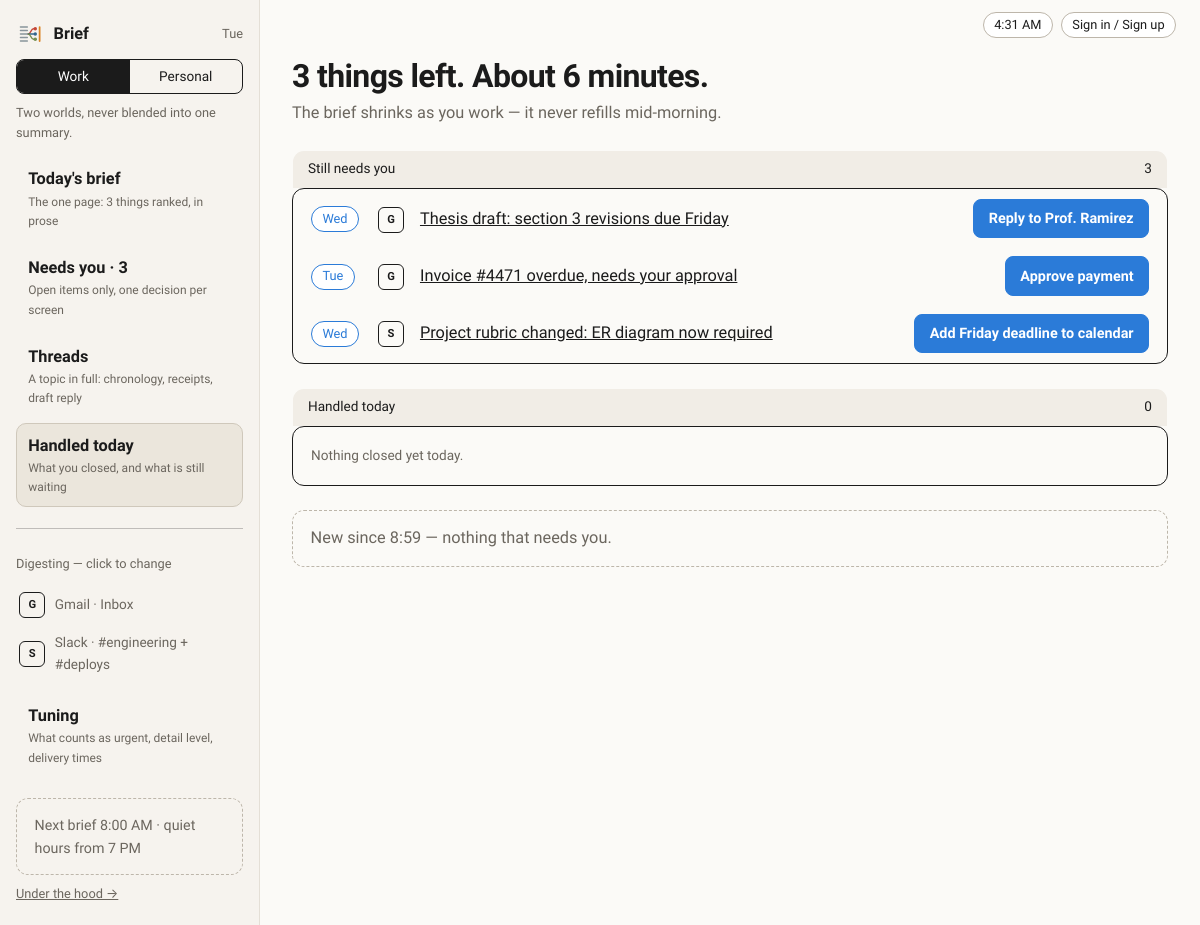
The app's page /work/handled/ (signed in) with its own data.
### unopsis/models.py (models this page shows, shortened)
class Connection(models.Model):
    class Status(models.TextChoices):
        CONNECTED = "connected", "Connected"
        ERROR = "error", "Error"
        REVOKED = "revoked", "Revoked"
    space = models.ForeignKey(Space, on_delete=models.CASCADE, related_name="connections")
    provider = models.CharField(max_length=32, choices=Provider.choices)
    external_account = models.CharField(
        max_length=254,
        help_text="Identifier at the provider, e.g. an address, workspace, or handle.",
    )
    display_name = models.CharField(max_length=120, blank=True)
    status = models.CharField(max_length=16, choices=Status.choices, default=Status.CONNECTED)
    read_only = models.BooleanField(default=True)
    token_ref = models.CharField(
        max_length=200, blank=True,
        help_text=(
            "Opaque pointer to credentials held in a secrets store. No token "
            "material is ever written to this table."
        ),
    )
    included_scopes = models.JSONField(
        default=list, blank=True,
        help_text=(
            'Which channels/labels/chats count, e.g. '
            '[{"id":"C08KJ21X","name":"#engineering","type":"channel"}]. '
            "Excluded scopes are simply absent."
        ),
    )
    last_synced_at = models.DateTimeField(null=True, blank=True)
    last_error = models.TextField(blank=True)
    class Meta:
        ordering = ["space", "provider", "external_account"]
        constraints = [
            models.UniqueConstraint(
                fields=["space", "provider", "external_account"],
                name="uniq_connection_per_space_provider_account",
            )
        ]

class Space(models.Model):
    class Kind(models.TextChoices):
        WORK = "work", "Work"
        PERSONAL = "personal", "Personal"
    user = models.ForeignKey(
        settings.AUTH_USER_MODEL, on_delete=models.CASCADE, related_name="spaces"
    )
    kind = models.CharField(max_length=16, choices=Kind.choices)
    detail_level = models.IntegerField(
        default=3, help_text="1 = a single line per item, 5 = a full recap."
    )
    quiet_start = models.TimeField(null=True, blank=True)
    quiet_end = models.TimeField(null=True, blank=True)
    deliver_in_app = models.BooleanField(default=True)
    deliver_email = models.BooleanField(default=True)
    deliver_chat_dm = models.BooleanField(default=False)
    digest_times = models.JSONField(
        default=list, blank=True,
        help_text='When to build, e.g. ["08:00", "16:30"]. Weekday-only by convention.',
    )
    rules = models.JSONField(
        default=list, blank=True,
        help_text=(
            'Always/never surface instructions, e.g. '
            '[{"mode":"always","target":"person","value":"Prof. Ramirez"}].'
        ),
    )
    created_at = models.DateTimeField(auto_now_add=True)
    class Meta:
        ordering = ["user", "kind"]
        constraints = [
            models.UniqueConstraint(fields=["user", "kind"], name="uniq_space_per_user_kind")
        ]

class BriefItem(models.Model):
    class Lane(models.TextChoices):
        NEEDS_YOU = "needs_you", "Needs you"
        MOVING = "moving", "Moving without you"
        FYI = "fyi", "FYI"
    class State(models.TextChoices):
        OPEN = "open", "Open"
        HANDLED = "handled", "Handled"
        SNOOZED = "snoozed", "Snoozed"
        DISMISSED = "dismissed", "Dismissed"
    brief = models.ForeignKey(Brief, on_delete=models.CASCADE, related_name="items")
    title = models.CharField(max_length=200, help_text="The subject this item is about.")
    messages = models.ManyToManyField(
        Message, related_name="brief_items", blank=True,
        help_text="The receipts: every message this item's summary rests on.",
    )
    primary_message = models.ForeignKey(
        Message,
        on_delete=models.SET_NULL,
        null=True, blank=True, related_name="lead_for_items",
    )
    lane = models.CharField(max_length=16, choices=Lane.choices)
    rank = models.PositiveIntegerField()
    summary = models.TextField()
    why = models.TextField(blank=True, help_text="Why this surfaced -- shown on demand.")
    deadline_at = models.DateTimeField(null=True, blank=True)
    state = models.CharField(max_length=16, choices=State.choices, default=State.OPEN)
    handled_at = models.DateTimeField(null=True, blank=True)
    snoozed_until = models.DateTimeField(null=True, blank=True)
    actions = models.JSONField(
        default=list, blank=True,
        help_text=(
            'Offered actions, e.g. '
            '[{"kind":"reply","label":"Reply to Prof. Ramirez","primary":true}].'
        ),
    )
    draft_body = models.TextField(blank=True, help_text="A reply composed but not yet sent.")
    draft_sent_at = models.DateTimeField(null=True, blank=True)
    open_count = models.PositiveIntegerField(default=0)
    feedback = models.SmallIntegerField(
        default=0, help_text="-1 thumbs down, 0 none, +1 thumbs up."
    )
    class Meta:
        ordering = ["lane", "rank"]
        constraints = [
            models.UniqueConstraint(fields=["brief", "lane", "rank"], name="uniq_slot_per_brief"),
            models.UniqueConstraint(fields=["brief", "title"], name="uniq_title_per_brief"),
        ]

class Message(models.Model):
    connection = models.ForeignKey(Connection, on_delete=models.CASCADE, related_name="messages")
    author = models.ForeignKey(
        Person,
        on_delete=models.PROTECT,
        related_name="messages",
    )
    external_id = models.CharField(max_length=200, help_text="The provider's own message id.")
    scope_name = models.CharField(
        max_length=200, blank=True,
        help_text="Channel/label the message arrived in, denormalized from the provider.",
    )
    sent_at = models.DateTimeField()
    body = models.TextField()
    permalink = models.URLField(blank=True)
    is_noise = models.BooleanField(default=False)
    raw = models.JSONField(default=dict, blank=True)
    class Meta:
        ordering = ["-sent_at"]
        constraints = [
            models.UniqueConstraint(
                fields=["connection", "external_id"], name="uniq_message_per_connection"
            )
        ]
        indexes = [
            models.Index(fields=["connection", "sent_at"], name="idx_message_conn_sent"),
        ]

class Brief(models.Model):
    class Trigger(models.TextChoices):
        SCHEDULED = "scheduled", "Scheduled"
        ON_DEMAND = "on_demand", "On demand"
    class Status(models.TextChoices):
        BUILDING = "building", "Building"
        READY = "ready", "Ready"
        FAILED = "failed", "Failed"
    space = models.ForeignKey(Space, on_delete=models.CASCADE, related_name="briefs")
    window_start = models.DateTimeField()
    window_end = models.DateTimeField()
    trigger = models.CharField(max_length=16, choices=Trigger.choices)
    status = models.CharField(max_length=16, choices=Status.choices, default=Status.BUILDING)
    headline = models.CharField(
        max_length=200, blank=True,
        help_text='The one line at the top, e.g. "Three things need you before noon."',
    )
    message_count = models.PositiveIntegerField(default=0)
    topic_count = models.PositiveIntegerField(default=0)
    read_seconds = models.PositiveIntegerField(default=0, help_text="Estimated time to read.")
    steps = models.JSONField(
        default=list, blank=True,
        help_text=(
            'Generation progress for the waiting screen, e.g. '
            '[{"label":"Reading 212 messages","status":"done","ms":3100}].'
        ),
    )
    model_version = models.CharField(max_length=80, blank=True)
    generated_at = models.DateTimeField(null=True, blank=True)
    class Meta:
        ordering = ["-window_end"]
        constraints = [
            models.UniqueConstraint(
                fields=["space", "window_start", "window_end"],
                condition=Q(trigger="scheduled"),
                name="uniq_scheduled_brief_per_window",
            )
        ]

### unopsis/app_views.py (the view)
# urls.py: path("work/handled/", app_views.handled, name="app-work-handled"),
@login_required
def handled(request):
    space, brief, now = _world(WORK, request.user)
    still = list(ui.lane_items(brief, NEEDS_YOU))
    for item in still:
        item.primary = ui.primary_action(item)
    start_of_day = timezone.localtime(now).replace(hour=0, minute=0, second=0, microsecond=0)
    done_today = (
        brief.items.filter(state=HANDLED, handled_at__gte=start_of_day)
        .select_related("primary_message__connection").order_by("-handled_at")
        if brief else BriefItem.objects.none()
    )
    done = request.GET.get("done", "")
    just_done = (
        BriefItem.objects.filter(pk=int(done), state=HANDLED, brief__space__kind=WORK,
                                 brief__space__user=request.user).first()
        if done.isascii() and done.isdigit() else None   # "²".isdigit() is True; int("²") fails
    )
    since = (brief.generated_at or brief.window_end) if brief else None
    new_since = (
        Message.objects.filter(connection__space=space, sent_at__gt=since).count() if since else 0
    )
    return _render_world(
        request, "unopsis/app/handled.html", WORK, "handled", space, brief, now,
        still=still, minutes=len(still) * MINUTES_PER_DECISION, done_today=done_today,
        just_done=just_done, since=since, new_since=new_since,
    )

### templates/unopsis/app/handled.html (shortened to what this page needs)
{% extends "unopsis/app/shell.html" %}
{% load app_ui %}
{% block rail %}{% include "unopsis/app/_rail_world.html" %}{% endblock %}
{% block rail_foot %}{% include "unopsis/app/_rail_world_foot.html" %}{% endblock %}
{% block topbar %}<span class="chip">{{ today|time:"g:i A" }}</span>{% endblock %}
{% block app_content %}
{% if not brief %}
  <h1 class="page-title">Nothing to wrap up.</h1>
  <p class="page-sub">There is no work brief yet. Load the demo data with <code>python manage.py seed_demo</code>.</p>
{% else %}
  <h1 class="page-title">{% if still %}{{ still|length }} thing{{ still|length|pluralize }} left. About {{ minutes }} minutes.{% else %}Nothing left.{% endif %}</h1>
  <p class="page-sub">The brief shrinks as you work — it never refills mid-morning.</p>
  <table class="table-app my-4">
    <caption>Still needs you <span class="float-end">{{ still|length }}</span></caption>
    <tbody>
      {% for item in still %}
        <tr>
          <td class="px-3 py-2" style="width: 4rem"><span class="chip chip--on">{% if item.deadline_at %}{{ item.deadline_at|date:"D" }}{% else %}now{% endif %}</span></td>
          <td class="py-2" style="width: 2.5rem"><span class="tile">{% if item.primary_message %}{{ item.primary_message.connection|provider_letter }}{% else %}·{% endif %}</span></td>
          <td class="py-2"><a href="{% url 'app-work-focus' item.pk %}">{{ item.title }}</a></td>
          <td class="px-3 py-2 text-end">
            <form method="post" action="{% url 'app-item-action' item.pk %}">{% csrf_token %}
              <button class="btn-app btn-app--primary" type="submit" title="Marks this handled in Unopsis — nothing is sent anywhere">{{ item.primary.label|default:"Mark handled" }}</button>
            </form>
          </td>
        </tr>
      {% empty %}
        <tr><td class="px-3 py-3 meta">Nothing is waiting on you.</td></tr>
      {% endfor %}
    </tbody>
  </table>
  <table class="table-app mb-4">
    <caption>Handled today <span class="float-end">{{ done_today|length }}</span></caption>
    <tbody>
      {% for item in done_today %}
        <tr>
          <td class="px-3 py-2" style="width: 4rem"><span class="check">✓</span></td>
          <td class="py-2" style="width: 2.5rem"><span class="tile">{% if item.primary_message %}{{ item.primary_message.connection|provider_letter }}{% else %}·{% endif %}</span></td>
          <td class="py-2 meta">{{ item.title }} — handled {{ item.handled_at|time:"g:i" }}</td>
          <td class="px-3 py-2 text-end"><a class="meta" href="{% url 'app-thread' 'work' item.pk %}">view</a></td>
        </tr>
      {% empty %}
        <tr><td class="px-3 py-3 meta">Nothing closed yet today.</td></tr>
      {% endfor %}
    </tbody>
  </table>
  <p class="hint">
    {% if new_since %}{{ new_since }} new message{{ new_since|pluralize }} since {{ since|time:"g:i" }} — folded into the {% if next_digest %}{{ next_digest|time:"g:i A" }}{% else %}next{% endif %} brief.{% else %}New since {{ since|time:"g:i" }} — nothing that needs you.{% endif %}
  </p>
{% endif %}
{% endblock %}

### templates/unopsis/app/_rail_world.html (shortened to what this page needs)
{% load static app_ui %}
<div class="rail-brand">
  <img class="rail-logo" src="{% static 'img/unopsis-logo.svg' %}" alt="">
  {% if world == 'work' %}Brief{% else %}Catch up{% endif %}
  <span class="rail-day">{{ today|date:"D" }}</span>
</div>
<nav class="segmented" aria-label="Switch world">
  <a href="{% url 'app-work-brief' %}" class="{% if world == 'work' %}is-on{% endif %}"
     {% if world == 'work' %}aria-current="page"{% endif %}>Work</a>
  <a href="{% url 'app-personal-catchup' %}" class="{% if world == 'personal' %}is-on{% endif %}"
     {% if world == 'personal' %}aria-current="page"{% endif %}>Personal</a>
</nav>
<p class="rail-note">{% if world == 'work' %}Two worlds, never blended into one summary.{% else %}Different sources, different ranking.{% endif %}</p>
{% if world == 'work' %}
  <a class="rail-link {% if active == 'brief' %}is-active{% endif %}" href="{% url 'app-work-brief' %}">
    <strong>Today's brief</strong><small>The one page: {{ needs_you_count }} thing{{ needs_you_count|pluralize }} ranked, in prose</small></a>
  <a class="rail-link {% if active == 'needs-you' %}is-active{% endif %}" href="{% url 'app-work-needs-you' %}">
    <strong>Needs you · {{ needs_you_count }}</strong><small>Open items only, one decision per screen</small></a>
  <a class="rail-link {% if active == 'threads' %}is-active{% endif %}"
     href="{% if first_needs_you %}{% url 'app-thread' 'work' first_needs_you.pk %}{% else %}{% url 'app-work-brief' %}{% endif %}">
    <strong>Threads</strong><small>A topic in full: chronology, receipts, draft reply</small></a>
  <a class="rail-link {% if active == 'handled' %}is-active{% endif %}" href="{% url 'app-work-handled' %}">
    <strong>Handled today</strong><small>What you closed, and what is still waiting</small></a>
  <hr>
  <p class="rail-label">Digesting — click to change</p>
  {% for row in connections %}
    <a class="rail-source {% if row.broken %}is-broken{% endif %}" href="{% url 'app-setup-scope' %}">
      <span class="tile">{{ row.connection|provider_letter }}</span>
      <span>{% if row.broken %}{{ row.connection.get_provider_display }} · can't sync{% else %}{{ row.label }}{% endif %}</span>
    </a>
  {% empty %}
    <p class="rail-note">No sources yet. <a href="{% url 'app-setup-sources' %}">Connect one</a>.</p>
  {% endfor %}
  <a class="rail-link mt-2" href="{% url 'app-setup-tuning' %}">
    <strong>Tuning</strong><small>What counts as urgent, detail level, delivery times</small></a>
{% endif %}

### templates/unopsis/app/_rail_world_foot.html
<p class="hint small mb-0">
  {% if next_digest %}Next brief {{ next_digest|time:"g:i A" }}{% else %}Briefs build on demand{% endif %}
  {% if space.quiet_start %}· quiet hours from {{ space.quiet_start|time:"g A" }}{% endif %}
</p>

### records on screen
Connection: connection|provider_letter "G", label "Gmail · Inbox"
Connection: connection|provider_letter "S", label "Slack · #engineering + #deploys"
Space: quiet_start "7 PM"
BriefItem: deadline_at "Wed", primary_message.connection|provider_letter "G", title "Thesis draft: section 3 revisions due Friday", primary.label "Reply to Prof. Ramirez"
BriefItem: deadline_at "Tue", primary_message.connection|provider_letter "G", title "Invoice #4471 overdue, needs your approval", primary.label "Approve payment"
BriefItem: deadline_at "Wed", primary_message.connection|provider_letter "S", title "Project rubric changed: ER diagram now required", primary.label "Add Friday deadline to calendar"
Brief: generated_at "8:59"

### other values on screen
{{ today|date:"D" }} "Tue"
{{ needs_you_count }} "3"
{{ next_digest|time:"g:i A" }} "8:00 AM"
{{ today|time:"g:i A" }} "4:31 AM"
{{ still|length }} "3"
{{ minutes }} "6"
{{ done_today|length }} "0"
